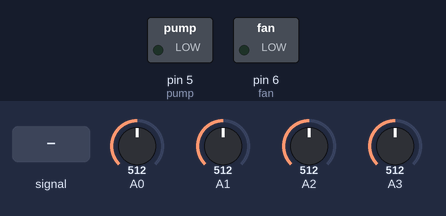
Recording of a sketch running on a simulated Arduino Uno, built with avr-gcc and run on an emulated ATmega328P. On the bench: switched loads named in the sketch (green lamp = pin HIGH). Inputs (shaded band) come from the test bench; at power-on: A2 = 512, A0 = 512, A1 = 512, A3 = 512. What the sketch prints to the serial monitor is not drawn.

Above: at 1.2 s.
1.3 s: A2 fed a 200 Hz sine of ±460 counts around its level
4.3 s: A2 set to 610
At 5.0 s:
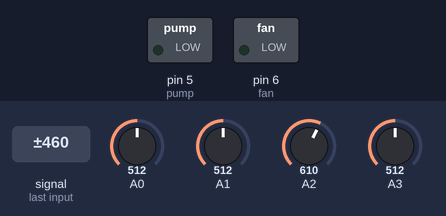
5.8 s: A2 set to 737
7.3 s: A2 set to 763
At 8.0 s:
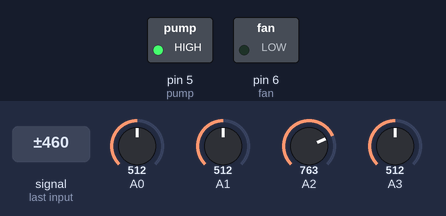
8.8 s: A2 set to 740
At 9.1 s:
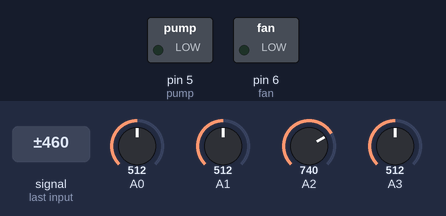
Timing chart, 0 to 11.3 s (numbered marks = the images above; inputs shaded):
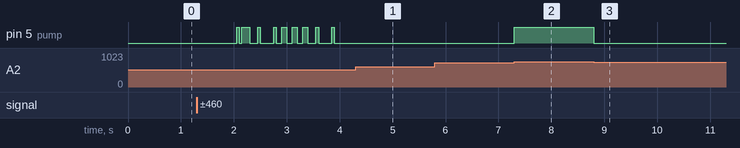

Measured:
- the behaviour switches between 750 and 751 on A2 (found by bisection; images 1 and 2)
- after the input at 4.3 s, pin 5 (pump): stops changing and stays LOW
- after the input at 5.8 s, every drawn part: stays the same
- after the input at 7.3 s, pin 5 (pump): LOW → HIGH at once
- after the input at 8.8 s, pin 5 (pump): HIGH → LOW at once

The sketch:

SMFA_get.ino
```cpp
#include <TimerOne.h> // TimeOne라이브러리 사용

//-------타이머 인터럽트를 위한 타이머 카운트------------
int time_count = 0;
int hum_count = 0;
int temp_count = 0;
int soil_count = 0;
int light_count = 0;
int pump_count = 0;
int fan_count = 0;
int led_count = 0;
//--------------------------------------------------

//Pump
int pump = 5;

//Fan
int fan = 6;

//LED
int led = 9;

void setup() {
  Serial.begin(9600); // 시리얼 모니터 통신속도 9600 설정
  pinMode(pump, OUTPUT);
  pinMode(fan, OUTPUT);
  pinMode(LED, OUTPUT);

  Timer1.initialize(1000); //1000000μs = 1s, 1000us = 0.001s, 1000us = 1ms
  Timer1.attachInterrupt(timerIsr);
}
void loop() {
  int h = analogRead(A0); //습도 센서
  int t = analogRead(A1); //온도 센서
  int soil = analogRead(A2); //토양 수분 센서
  int light = analogRead(A3); //조도 센서

  int h_a, t_a; //아날로그 습도 값 변환 저장 변수, 아날로그 온도 값 변환 저장 변수

  //------map함수를 이용한 온도 습도 아날로그 신호 값 변환----------
  h_a = map(h, 0, 1023, 20, 90); // 습도 값 아날로그 신호 값 변환
  t_a = map(t, 0, 1023, 0, 50); // 온도 값 아날로그 신호 값 변환

  //------습도 값 읽기 카운터---------------------------
  if (hum_count == 700) {
    Hum(h_a);
    hum_count = 0;
  }
  //------온도 값 읽기 카운터---------------------------
  if (temp_count == 800) {
    Temp(t_a);
    temp_count = 0;
  }
  //------토양 습도 값 읽기 카운터---------------------------
  if (soil_count == 900) {
    Soil(soil);
    soil_count = 0;
  }
  //------조도 값 읽기 카운터---------------------------
  if (light_count == 1000) {
    Light(light);
    light_count = 0;
  }
  //------펌프 출력 카운터---------------------------
  if (pump_count == 50) {
    Pump(soil);
    pump_count = 0;
  }
  //------펜 출력 카운터---------------------------
  if (fan_count == 60) {
    Fan(t_a);
    fan_count = 0;
  }
  //------LED 출력 카운터---------------------------
  if (led_count == 70) {
    LED(light);
    led_count = 0;
  }
}

//------------인터럽트를 위한 카운터 호출 함수----------------------
void timerIsr() {
  //전체 코드 카운트
  time_count += 1;
  //습도 센서 카운트
  hum_count += 1;
  //온도 센서 카운트
  temp_count += 1;
  //토양 수분 센서 카운트
  soil_count += 1;
  //조도 센서 카운트
  light_count += 1;
  //펌프 카운트
  pump_count += 1;
  //펜 카운트
  fan_count += 1;
  //LED 카운트
  led_count += 1;
}


//------------습도 값 시리얼 출력 및 아날로그 값 전달 호출 함수----------------------
void Hum(int h) {
  Serial.print("습도:");
  Serial.println(h); // 습도 값 출력
}

//------------온도 값 시리얼 출력 및 아날로그 값 전달 호출 함수----------------------
void Temp(int t) {
  Serial.print("온도:");
  Serial.println(t); // 온도 값 출력
}
//------------토양 수분 값 호출 함수----------------------
void Soil(int soil) {
  Serial.print("토양 수분:");
  Serial.println(soil); //토양 수분 값 출력
}
//------------조도 값 호출 함수----------------------
void Light(int light) {
  Serial.print("조도:");
  Serial.println(light); //조도 값 출력
}
//------------Pump ON/OFF 함수----------------------
void Pump(int soil) {
  //추후 토양 수분 센서에 비례한 값을 이용하여 PWM 출력을 하도록 한다.
  int soil_pwm;
  soil_pwm = map(soil, 0, 1023, 0, 12); //펌프의 PWM 출력을 위한
  if (soil > 750) {
    digitalWrite(pump, HIGH);
  } else {
    digitalWrite(pump, LOW);
  }
  /*
    if(soil > 600){
    analogWrite(pump, soil_pwm);
    }
  */
}
//------------Fan 출력 함수----------------------
void Fan(int temp) {
  //추후 조도 센서에 비례한 값을 이용하여 PWM 출력을 하도록 한다.
  int temp_pwm;
  temp_pwm = map(temp, 0, 50, 0, 12);
  if (temp > 30) {
    digitalWrite(temp, HIGH);
  } else {
    digitalWrite(temp, LOW);
  }
}
//------------LED 출력 함수----------------------
void LED(int light) {
  //추후 조도 센서에 비례한 값을 이용하여 PWM 출력을 하도록 한다.
  int light_pwm;
  if (light > 600) {
    digitalWrite(led, HIGH);
  } else {
    digitalWrite(led, LOW);
  }
}
```
